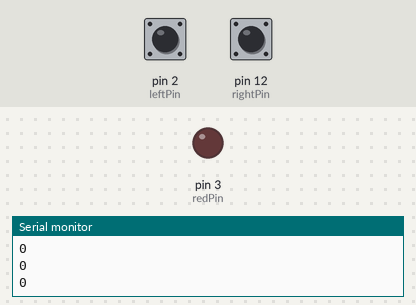
Recording of a sketch running on a simulated Arduino Uno, built with avr-gcc and run on an emulated ATmega328P. On the bench: output pins drawn as LEDs (lit = HIGH), the last lines printed to the serial monitor. The inputs (shaded band) are chosen by the test bench; at power-on: pin 2 (leftPin) HIGH, pin 12 (rightPin) HIGH.

Above: at 1.2 s.
1.3 s: pin 2 (leftPin) pulled LOW for 1 s
At 1.7 s:
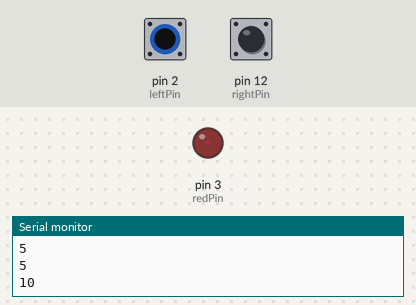
3.8 s: pin 2 (leftPin) pulled LOW for 3.2 s
At 7.9 s:
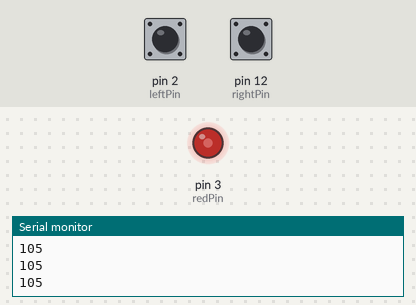
8.5 s: pin 2 (leftPin) pulled LOW for 1 s
At 8.91 s:
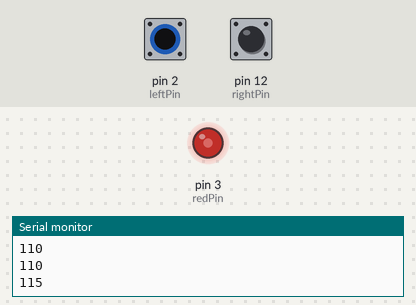
11.0 s: pin 2 (leftPin) pulled LOW for 3.2 s
At 15.1 s:
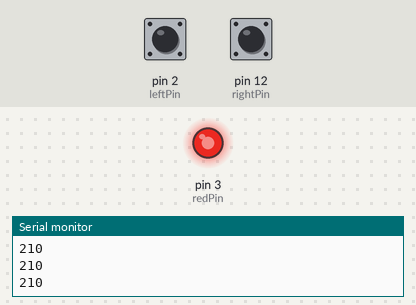
15.7 s: pin 12 (rightPin) pulled LOW for 1 s
At 16.12 s:
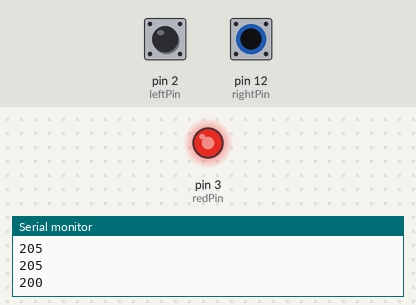
18.2 s: pin 12 (rightPin) pulled LOW for 3.2 s
At 19.23 s:
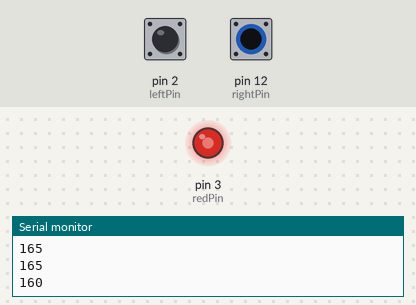
Timing chart, 0 to 22.8 s (numbered marks = the images above; inputs shaded):
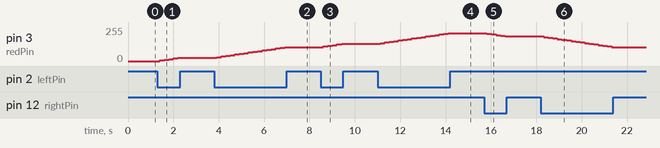

Measured:
- after the input at 1.3 s, pin 3 (redPin): moves from 0/255 to 25/255 over 0.80 s, starting after 0.10 s
- after the input at 3.8 s, pin 3 (redPin): moves from 25/255 to 105/255 over 3.0 s, starting after 0.11 s
- after the input at 8.5 s, pin 3 (redPin): moves from 105/255 to 130/255 over 0.80 s, starting after 0.11 s
- after the input at 11.0 s, pin 3 (redPin): moves from 130/255 to 210/255 over 3.0 s, starting after 0.12 s
- after the input at 15.7 s, pin 3 (redPin): moves from 210/255 to 185/255 over 0.80 s, starting after 0.13 s
- after the input at 18.2 s, pin 3 (redPin): moves from 185/255 to 105/255 over 3.0 s, starting after 0.13 s

The sketch:

dimmable_light_with_push_buttom.ino
```cpp
int redPin = 3;
int leftPin = 2;
int rightPin = 12;
int leftRead;
int RightRead;
int redBrightness=0;
int DT = 100;

void setup() {
  // put your setup code here, to run once:
pinMode(redPin , OUTPUT);
pinMode(leftPin, INPUT);
pinMode(rightPin, INPUT);
Serial.begin(9600);
}

void loop() {
  // put your main code here, to run repeatedly:
leftRead = digitalRead(leftPin);
RightRead = digitalRead(rightPin);
Serial.println(redBrightness);
if (leftRead == 0){
  redBrightness = redBrightness + 5;
  Serial.println(redBrightness);
  delay(DT);
  if (redBrightness >= 245){
    redBrightness = 250;
    Serial.println(redBrightness);
  delay(DT);
  }
}
if (RightRead == 0){
  redBrightness = redBrightness - 5;
  Serial.println(redBrightness);
  delay(DT);
  if (redBrightness <= 10){
    redBrightness = 5;
    Serial.println(redBrightness);
  delay(DT);
  }
}
analogWrite(redPin , redBrightness);
delay(DT);
}
```
